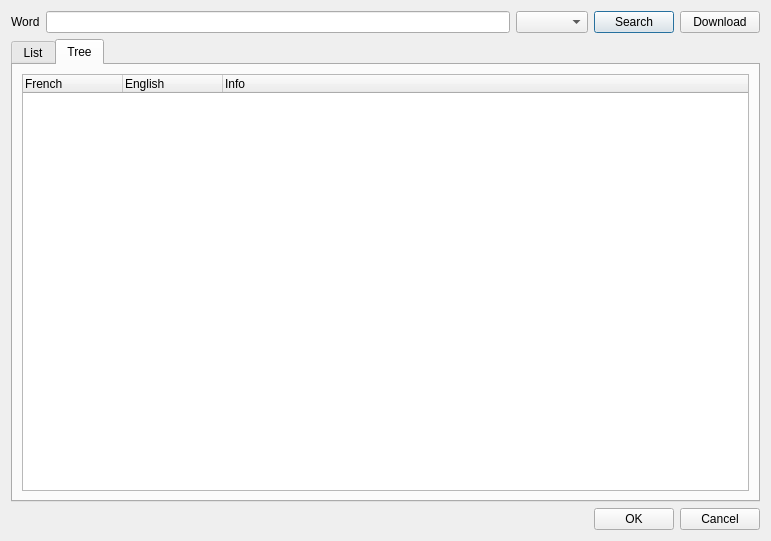
<?xml version="1.0" encoding="UTF-8"?>
<ui version="4.0">
 <class>Usage</class>
 <widget class="QDialog" name="Usage">
  <property name="geometry">
   <rect>
    <x>0</x>
    <y>0</y>
    <width>771</width>
    <height>541</height>
   </rect>
  </property>
  <property name="sizePolicy">
   <sizepolicy hsizetype="Preferred" vsizetype="Expanding">
    <horstretch>0</horstretch>
    <verstretch>0</verstretch>
   </sizepolicy>
  </property>
  <property name="windowTitle">
   <string>Usages</string>
  </property>
  <layout class="QVBoxLayout" name="verticalLayout">
   <item>
    <layout class="QHBoxLayout" name="horizontalLayout_2">
     <item>
      <widget class="QLabel" name="label">
       <property name="text">
        <string>Word</string>
       </property>
      </widget>
     </item>
     <item>
      <widget class="QLineEdit" name="wordLine"/>
     </item>
     <item>
      <widget class="QComboBox" name="grammarCombo"/>
     </item>
     <item>
      <widget class="QPushButton" name="searchButton">
       <property name="text">
        <string>Search</string>
       </property>
       <property name="default">
        <bool>true</bool>
       </property>
      </widget>
     </item>
     <item>
      <widget class="QPushButton" name="downloadButton">
       <property name="text">
        <string>Download</string>
       </property>
      </widget>
     </item>
    </layout>
   </item>
   <item>
    <widget class="QTabWidget" name="tabWidget">
     <property name="currentIndex">
      <number>1</number>
     </property>
     <widget class="QWidget" name="listTab">
      <attribute name="title">
       <string>List</string>
      </attribute>
      <layout class="QVBoxLayout" name="verticalLayout_2">
       <item>
        <layout class="QHBoxLayout" name="horizontalLayout" stretch="0,0">
         <item>
          <widget class="QTableWidget" name="usageTable">
           <property name="sizeAdjustPolicy">
            <enum>QAbstractScrollArea::AdjustToContents</enum>
           </property>
           <property name="editTriggers">
            <set>QAbstractItemView::NoEditTriggers</set>
           </property>
           <property name="selectionMode">
            <enum>QAbstractItemView::SingleSelection</enum>
           </property>
           <property name="selectionBehavior">
            <enum>QAbstractItemView::SelectRows</enum>
           </property>
           <property name="sortingEnabled">
            <bool>true</bool>
           </property>
           <attribute name="horizontalHeaderStretchLastSection">
            <bool>true</bool>
           </attribute>
           <attribute name="verticalHeaderCascadingSectionResizes">
            <bool>true</bool>
           </attribute>
           <column>
            <property name="text">
             <string>Address</string>
            </property>
           </column>
           <column>
            <property name="text">
             <string>Phonetic</string>
            </property>
           </column>
           <column>
            <property name="text">
             <string>Grammar</string>
            </property>
           </column>
          </widget>
         </item>
         <item>
          <widget class="QTableWidget" name="meaningTable">
           <property name="sizePolicy">
            <sizepolicy hsizetype="Expanding" vsizetype="Expanding">
             <horstretch>0</horstretch>
             <verstretch>1</verstretch>
            </sizepolicy>
           </property>
           <property name="editTriggers">
            <set>QAbstractItemView::NoEditTriggers</set>
           </property>
           <property name="selectionMode">
            <enum>QAbstractItemView::SingleSelection</enum>
           </property>
           <property name="selectionBehavior">
            <enum>QAbstractItemView::SelectRows</enum>
           </property>
           <property name="sortingEnabled">
            <bool>true</bool>
           </property>
           <attribute name="horizontalHeaderStretchLastSection">
            <bool>true</bool>
           </attribute>
           <attribute name="verticalHeaderCascadingSectionResizes">
            <bool>true</bool>
           </attribute>
           <column>
            <property name="text">
             <string>Meaning</string>
            </property>
           </column>
          </widget>
         </item>
        </layout>
       </item>
       <item>
        <widget class="QTableWidget" name="exampleTable">
         <property name="sizePolicy">
          <sizepolicy hsizetype="Expanding" vsizetype="Expanding">
           <horstretch>0</horstretch>
           <verstretch>3</verstretch>
          </sizepolicy>
         </property>
         <property name="minimumSize">
          <size>
           <width>0</width>
           <height>200</height>
          </size>
         </property>
         <property name="sizeAdjustPolicy">
          <enum>QAbstractScrollArea::AdjustToContents</enum>
         </property>
         <property name="editTriggers">
          <set>QAbstractItemView::NoEditTriggers</set>
         </property>
         <property name="selectionMode">
          <enum>QAbstractItemView::SingleSelection</enum>
         </property>
         <property name="selectionBehavior">
          <enum>QAbstractItemView::SelectRows</enum>
         </property>
         <property name="sortingEnabled">
          <bool>true</bool>
         </property>
         <attribute name="horizontalHeaderCascadingSectionResizes">
          <bool>true</bool>
         </attribute>
         <attribute name="horizontalHeaderDefaultSectionSize">
          <number>300</number>
         </attribute>
         <attribute name="horizontalHeaderStretchLastSection">
          <bool>true</bool>
         </attribute>
         <attribute name="verticalHeaderCascadingSectionResizes">
          <bool>true</bool>
         </attribute>
         <attribute name="verticalHeaderStretchLastSection">
          <bool>false</bool>
         </attribute>
         <column>
          <property name="text">
           <string>Expression</string>
          </property>
         </column>
         <column>
          <property name="text">
           <string>Translation</string>
          </property>
         </column>
        </widget>
       </item>
      </layout>
     </widget>
     <widget class="QWidget" name="treeTab">
      <attribute name="title">
       <string>Tree</string>
      </attribute>
      <layout class="QVBoxLayout" name="verticalLayout_3">
       <item>
        <widget class="QTreeWidget" name="exampleTree">
         <property name="sizeAdjustPolicy">
          <enum>QAbstractScrollArea::AdjustToContents</enum>
         </property>
         <column>
          <property name="text">
           <string>French</string>
          </property>
         </column>
         <column>
          <property name="text">
           <string>English</string>
          </property>
         </column>
         <column>
          <property name="text">
           <string>Info</string>
          </property>
         </column>
        </widget>
       </item>
      </layout>
     </widget>
    </widget>
   </item>
   <item>
    <widget class="QDialogButtonBox" name="buttonBox">
     <property name="orientation">
      <enum>Qt::Horizontal</enum>
     </property>
     <property name="standardButtons">
      <set>QDialogButtonBox::Cancel|QDialogButtonBox::Ok</set>
     </property>
    </widget>
   </item>
  </layout>
 </widget>
 <resources/>
 <connections>
  <connection>
   <sender>buttonBox</sender>
   <signal>accepted()</signal>
   <receiver>Usage</receiver>
   <slot>accept()</slot>
   <hints>
    <hint type="sourcelabel">
     <x>248</x>
     <y>254</y>
    </hint>
    <hint type="destinationlabel">
     <x>157</x>
     <y>274</y>
    </hint>
   </hints>
  </connection>
  <connection>
   <sender>buttonBox</sender>
   <signal>rejected()</signal>
   <receiver>Usage</receiver>
   <slot>reject()</slot>
   <hints>
    <hint type="sourcelabel">
     <x>316</x>
     <y>260</y>
    </hint>
    <hint type="destinationlabel">
     <x>286</x>
     <y>274</y>
    </hint>
   </hints>
  </connection>
 </connections>
</ui>
